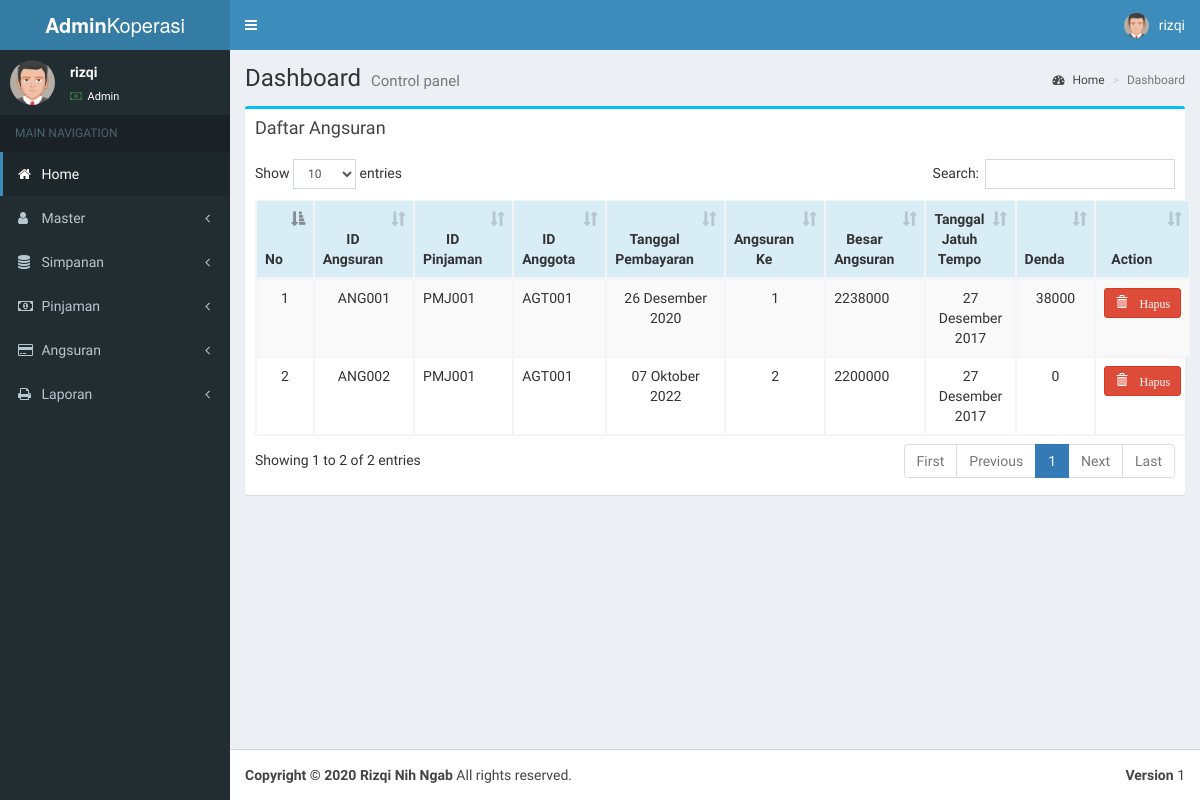
The page /page-angsuran.php (signed in) on the database as committed earlier.
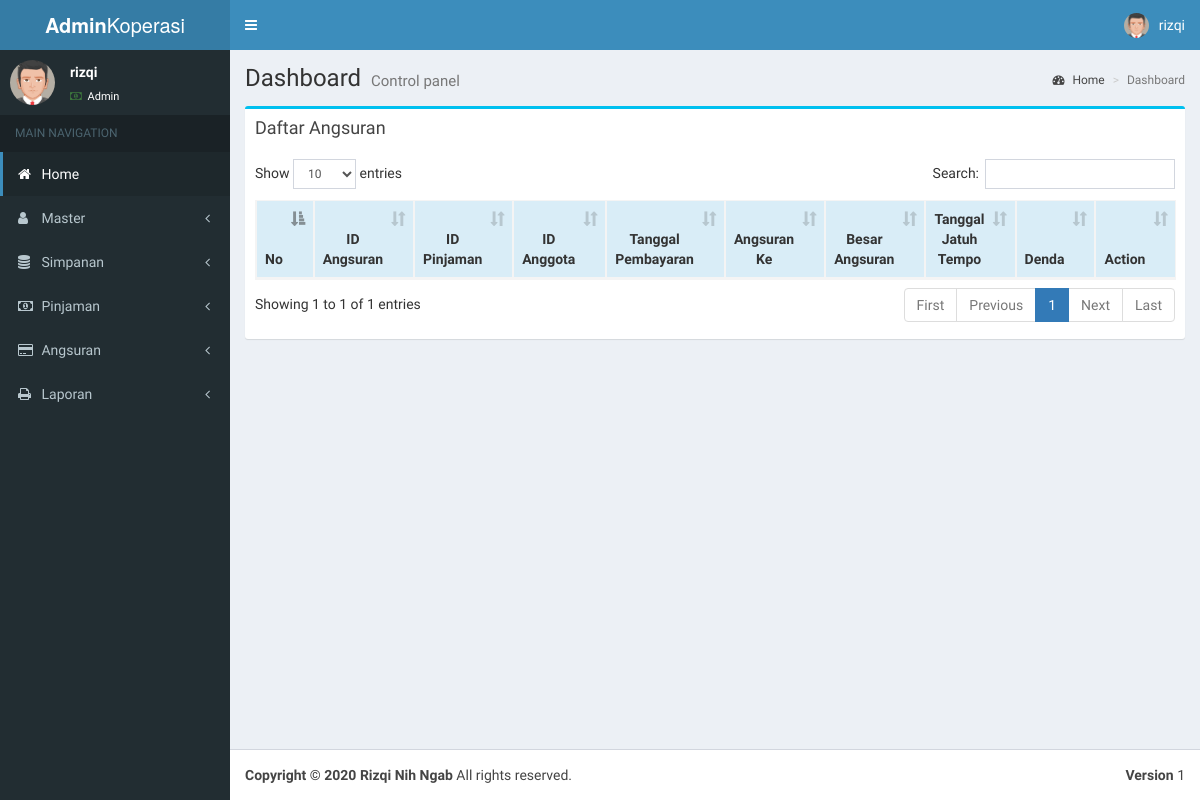
The same page on the database as committed later.
### tables this page shows
CREATE TABLE `angsuran` (
  `id_angsuran` varchar(11) NOT NULL,
  `id_pinjaman` varchar(11) NOT NULL,
  `id_anggota` varchar(11) NOT NULL,
  `nama_pinjaman` varchar(40) NOT NULL,
  `tgl_pembayaran` date NOT NULL,
  `angsuran_ke` int NOT NULL,
  `besar_angsuran` bigint NOT NULL,
  `tgl_jatuh_tempo` date NOT NULL,
  `denda` bigint NOT NULL,
  `bln` varchar(2) NOT NULL,
  `ket` varchar(20) NOT NULL
);

### funct.php (called while the page is built, shortened)
<?php
function TanggalIndo($date){
	$BulanIndo = array("Januari", "Februari", "Maret", "April", "Mei", "Juni", "Juli", "Agustus", "September", "Oktober", "November", "Desember");
	$tahun = substr($date, 0, 4);
	$bulan = substr($date, 5, 2);
	$tgl   = substr($date, 8, 2);
	$result = $tgl . " " . $BulanIndo[(int)$bulan-1] . " ". $tahun;
	return($result);
}
?>

### main-angsuran.php (the view, shortened to what this page needs)
<div class="content-wrapper">
    <section class="content-header">
      <h1>
        Dashboard
        <small>Control panel</small></h1>
      <ol class="breadcrumb">
        <li><a href="#"><i class="fa fa-dashboard"></i> Home</a></li>
        <li class="active">Dashboard</li>
      </ol>
    </section>
    <section class="content">
      <div class="row">
        <div class="col-md-12">
          <div class="box box-info">
            <div class="box-header">
              <h3 class="box-title">Daftar Angsuran</h3>
            </div>
            <div class="box-body pad" style="display: block;">
            	<?php
				include'koneksi.php';
				include'funct.php';
				$sql = mysqli_query($conn, "SELECT * FROM angsuran order by id_angsuran");
			?>
              <table id="dataTable" class="table table-bordered table-striped">
                <thead>
                <tr class="info">
                   	  <th><center>No</center></th>
                      <th><center>ID Angsuran</center></th>
                      <th><center>ID Pinjaman</center></th>
                      <th><center>ID Anggota</center></th>
                      <th><center>Tanggal Pembayaran</center></th>
                      <th><center>Angsuran Ke</center></th>
                      <th><center>Besar Angsuran</center></th>
                      <th><center>Tanggal Jatuh Tempo</center></th>
                      <th><center>Denda</center></th>
                      <th><center>Action</center></th>
                    </tr>
                    </thead>
                    <tbody>
                    <tr>
                    <?php
						$no=1;
						while($data = mysqli_fetch_array($sql)){
					?>
                      <td><center><?php echo $no; ?></center></td>
                      <td><center><?php echo $data['id_angsuran']; ?></center></td>
                      <td><?php echo $data['id_pinjaman']; ?></td>
                      <td><?php echo $data['id_anggota'] ?></td>
                      <td><center><?php  echo TanggalIndo($data['tgl_pembayaran']) ?></center></td>
                      <td><center><?php echo $data['angsuran_ke'] ?></center></td>
                      <td><?php echo $data['besar_angsuran'] ?></td>
                      <td><center><?php echo TanggalIndo($data['tgl_jatuh_tempo']); ?></center></td>
                      <td><center><?php echo $data['denda']; ?></center></td>
                      <td>
                          <center>
			<a href="proses.php?id_angsuran=<?php echo $data['id_angsuran'];?>&reqang=dell" title="Hapus Data ini" class="btn btn-danger btn-sm alert_notif"><span class="glyphicon glyphicon-trash"> Hapus</span> </a>
            </center>
                      </td>
                    </tr>
                    <?php
						$no++;
						}
					?>
                </tbody>
              </table>
            </div>
          </div>
        </div>
      </div>
    </section>
  </div>

Rows that differ between the two databases and show on the page:
removed angsuran: id_angsuran "ANG001", id_pinjaman "PMJ001", id_anggota "AGT001", tgl_pembayaran "26 Desember 2020", angsuran_ke "1", besar_angsuran "2238000", tgl_jatuh_tempo "27 Desember 2017", denda "38000"
removed angsuran: id_angsuran "ANG002", id_pinjaman "PMJ001", id_anggota "AGT001", tgl_pembayaran "07 Oktober 2022", angsuran_ke "2", besar_angsuran "2200000", tgl_jatuh_tempo "27 Desember 2017", denda "0"
Other text that changed with them:
text written by a page script: "Show entries Search: Showing 1 to 2 of 2 entries First Previous 1 Next Last" → "Show entries Search: Showing 1 to 1 of 1 entries First Previous 1 Next Last"
